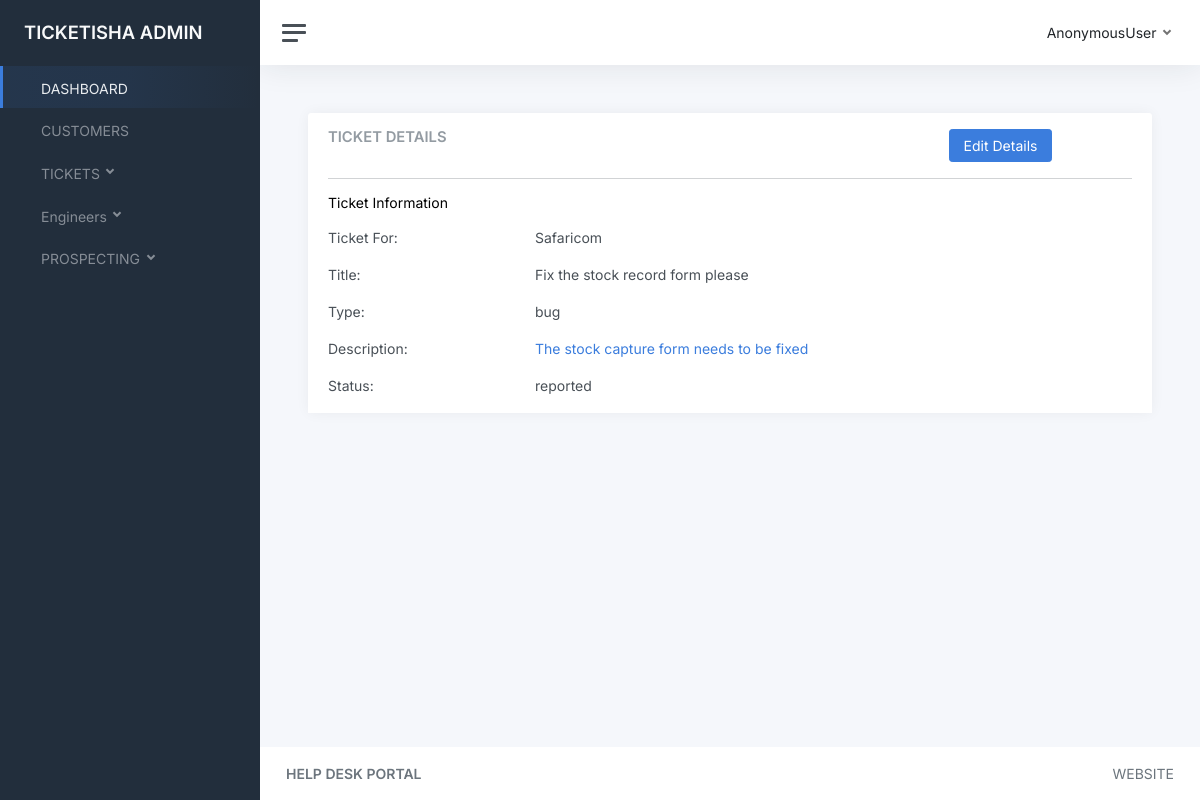
Page /helpdesk/ticket-detail/1/ on the committed database.
### apps/helpdesk/models.py (models this page shows, shortened)
class Ticket(AbstractBaseModel):
    customer = models.ForeignKey(Customer, on_delete=models.SET_NULL, null=True)
    title = models.CharField(max_length=255)
    ticket_type = models.CharField(max_length=255, choices=TICKET_TYPE_CHOICES)
    description = HTMLField()
    status = models.CharField(max_length=255, choices=TICKET_STATUS_CHOICES, default='reported')
    screenshots = models.ImageField(upload_to="screenshots/", null=True, blank=True)
    reporter = models.CharField(max_length=255, null=True, blank=True)

### apps/customers/models.py (models this page shows, shortened)
class Customer(models.Model):
    user = models.OneToOneField(settings.AUTH_USER_MODEL, on_delete=models.CASCADE)
    name = models.CharField(max_length=255)
    phone_number = models.CharField(max_length=255)
    website = models.CharField(max_length=255, null=True, blank=True)
    logo = models.ImageField(upload_to="customer_logos/", null=True, blank=True)
    postal_code = models.CharField(max_length=255, null=True, blank=True)
    zip_code = models.CharField(max_length=255, null=True, blank=True)
    city = models.CharField(max_length=255, null=True, blank=True)
    country = models.CharField(max_length=255, null=True, blank=True)
    headquarters = models.CharField(max_length=255, null=True, blank=True)
    status = models.CharField(max_length=255, default="active")

### apps/helpdesk/views.py (the view)
# urls.py: path("ticket-detail/<int:id>/", views.ticket_detail, name="ticket-detail"),
def ticket_detail(request, id):
    ticket = Ticket.objects.get(id=id)
    context = {
        'ticket': ticket
    }
    return render(request, 'helpdesk/ticket_detail.html', context)

### templates/helpdesk/ticket_detail.html
{% extends "base.html" %}
{% block content %}
<main class="content">
    <div class="container-fluid p-0">
        <div class="row">
            <div class="col-12 col-lg-12 col-xxl-12 d-flex">
                <div class="card flex-fill">
                    <div class="card-header">
                        <div class="row">
                            <div class="col">
                                <div class="row">
                                    <div class="col-md-9">
                                        <h5 class="card-title mb-0">TICKET DETAILS</h5>
                                    </div>
                                    <div class="col-md-3">
                                        <a href="{% url 'update-ticket' ticket.id %}" class="btn btn-primary">Edit Details</a>
                                    </div>
                                </div>
                                <hr>
                                <h6>Ticket Information</h6>
                                <div class="row mt-3">
                                    <div class="col-md-3 font-weight-bold">Ticket For:</div>
                                    <div class="col">{{ ticket.customer.name }}</div>
                                </div>
                                <div class="row mt-3">
                                    <div class="col-md-3 font-weight-bold">Title:</div>
                                    <div class="col">{{ ticket.title }}</div>
                                </div>
                                <div class="row mt-3">
                                    <div class="col-md-3 font-weight-bold">Type:</div>
                                    <div class="col">{{ ticket.ticket_type }}</div>
                                </div>
                                <div class="row mt-3">
                                    <div class="col-md-3 font-weight-bold">Description:</div>
                                    <div class="col"><a href="#">{{ ticket.description }}</a></div>
                                </div>
                                <div class="row mt-3">
                                    <div class="col-md-3 font-weight-bold">Status:</div>
                                    <div class="col">{{ ticket.status }}</div>
                                </div>
                            </div>
                        </div>
                    </div>
                </div>
            </div>
        </div>
    </div>
</main>
{% endblock content %}

### rows in the picture
Ticket: customer.name "Safaricom", title "Fix the stock record form please", ticket_type "bug", description "The stock capture form needs to be fixed", status "reported"

### other values in the picture
{{ request.user }} "AnonymousUser"
